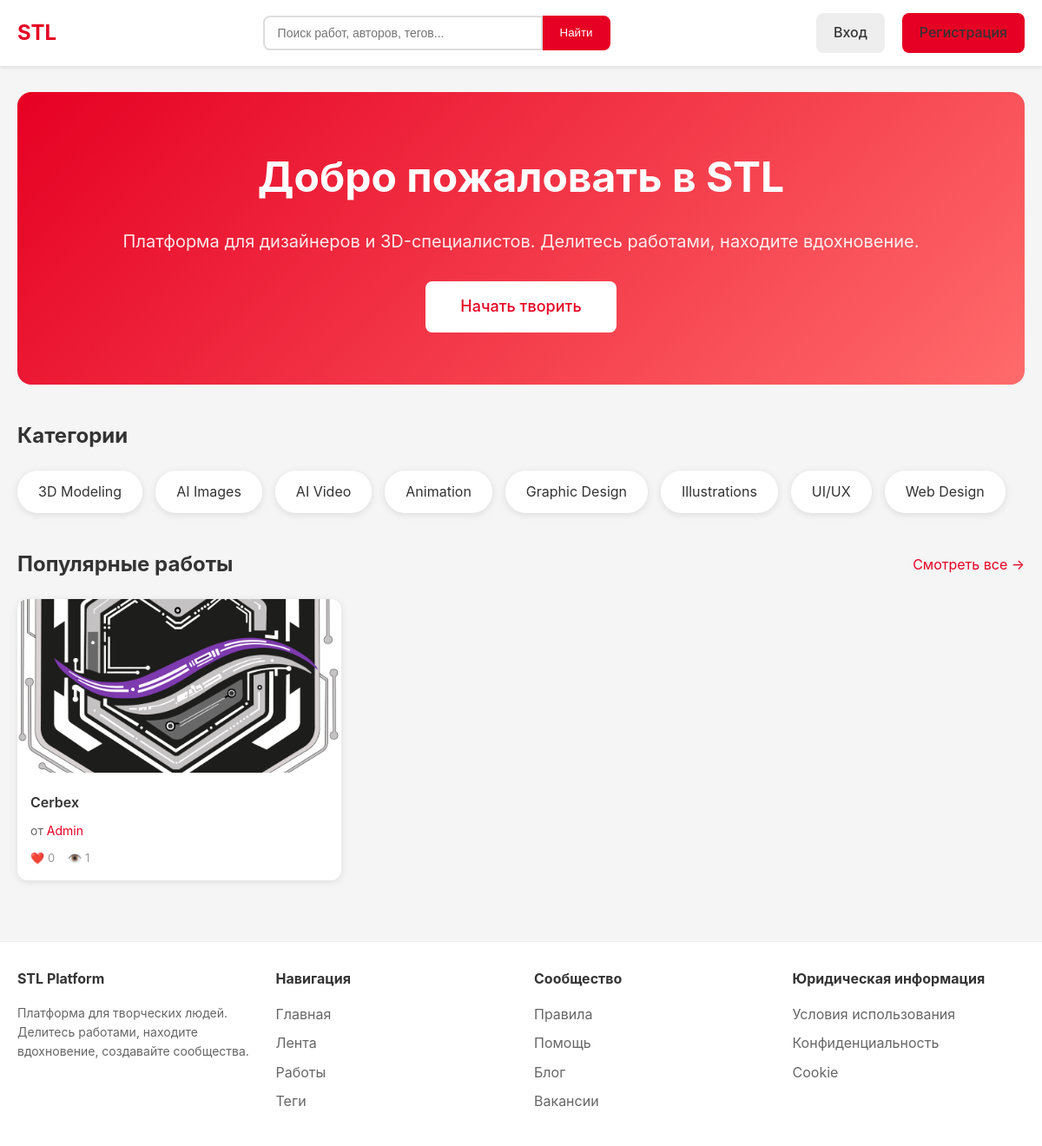
The page / on the database its author committed.
### core/models.py (models this page shows, shortened)
class Category(models.Model):
    name = models.CharField('Название', max_length=100)
    slug = models.SlugField(unique=True)
    description = models.TextField(blank=True)
    icon = models.CharField('Иконка (класс)', max_length=50, blank=True)
    parent = models.ForeignKey('self', null=True, blank=True, on_delete=models.SET_NULL, related_name='children')
    class Meta:
        verbose_name = 'Категория'
        verbose_name_plural = 'Категории'
        ordering = ['name']

class Work(models.Model):
    STATUS_CHOICES = [
        ('draft', 'Черновик'),
        ('published', 'Опубликовано'),
        ('moderation', 'На модерации'),
        ('rejected', 'Отклонено'),
    ]
    author = models.ForeignKey(User, on_delete=models.CASCADE, related_name='works')
    title = models.CharField('Название', max_length=200)
    slug = models.SlugField(blank=True)
    description = models.TextField('Описание', blank=True)
    cover = models.ImageField('Обложка', upload_to='works/covers/', null=True, blank=True)
    category = models.ForeignKey(Category, null=True, blank=True, on_delete=models.SET_NULL, related_name='works')
    tags = TaggableManager()
    status = models.CharField('Статус', max_length=20, choices=STATUS_CHOICES, default='moderation')
    views_count = models.PositiveIntegerField(default=0)
    likes_count = models.PositiveIntegerField(default=0)
    comments_count = models.PositiveIntegerField(default=0)
    reposts_count = models.PositiveIntegerField(default=0)
    saves_count = models.PositiveIntegerField(default=0)
    moderated_by = models.ForeignKey(User, null=True, blank=True, on_delete=models.SET_NULL, related_name='moderated_works')
    moderated_at = models.DateTimeField(null=True, blank=True)
    moderation_comment = models.TextField(blank=True)
    created_at = models.DateTimeField(auto_now_add=True)
    updated_at = models.DateTimeField(auto_now=True)
    published_at = models.DateTimeField(null=True, blank=True)
    class Meta:
        verbose_name = 'Работа'
        verbose_name_plural = 'Работы'
        ordering = ['-created_at']
        indexes = [
            models.Index(fields=['-created_at']),
            models.Index(fields=['status', '-created_at']),
            models.Index(fields=['-likes_count']),
            models.Index(fields=['-views_count']),
        ]

### accounts/models.py (models this page shows, shortened)
class User(AbstractUser):
    email = models.EmailField(unique=True)
    avatar = models.ImageField(upload_to='avatars/', null=True, blank=True)
    bio = models.TextField('О себе', blank=True)
    website = models.URLField(blank=True)
    location = models.CharField('Город', max_length=100, blank=True)
    created_at = models.DateTimeField(auto_now_add=True)
    class Meta:
        verbose_name = 'Пользователь'
        verbose_name_plural = 'Пользователи'

### core/views.py (the view)
# urls.py: path('', views.home_view, name='home'),
def home_view(request):
    works = Work.objects.filter(status='published').select_related('author', 'category')[:12]
    categories = Category.objects.all()
    return render(request, 'core/home.html', {'works': works, 'categories': categories})

### templates/core/home.html (shortened to what this page needs)
{% extends 'base.html' %}
{% block content %}
<div style="text-align: center; padding: 60px 20px; background: linear-gradient(135deg, #e60023 0%, #ff6b6b 100%); border-radius: 16px; margin-bottom: 40px; color: white;">
    <h1 style="font-size: 48px; margin-bottom: 20px;">Добро пожаловать в STL</h1>
    <p style="font-size: 20px; margin-bottom: 30px; opacity: 0.9;">
        Платформа для дизайнеров и 3D-специалистов. Делитесь работами, находите вдохновение.
    </p>
    {% if not user.is_authenticated %}
        <a href="{% url 'accounts:register' %}" class="btn" style="background: white; color: #e60023; font-size: 18px; padding: 15px 40px;">
            Начать творить
        </a>
    {% else %}
        <a href="{% url 'core:work_create' %}" class="btn" style="background: white; color: #e60023; font-size: 18px; padding: 15px 40px;">
            Опубликовать работу
        </a>
    {% endif %}
</div>
<div style="margin-bottom: 40px;">
    <h2 style="font-size: 24px; margin-bottom: 20px;">Категории</h2>
    <div style="display: flex; gap: 15px; flex-wrap: wrap;">
        {% for category in categories %}
            <a href="{% url 'core:work_list' %}?category={{ category.slug }}"
                style="padding: 12px 24px; background: white; border-radius: 24px; text-decoration: none; color: #333; box-shadow: 0 2px 8px rgba(0,0,0,0.1);">
                {{ category.name }}
            </a>
        {% endfor %}
    </div>
</div>
<div>
    <div style="display: flex; justify-content: space-between; align-items: center; margin-bottom: 20px;">
        <h2 style="font-size: 24px;">Популярные работы</h2>
        <a href="{% url 'core:work_list' %}" style="color: #e60023; text-decoration: none;">Смотреть все →</a>
    </div>
    <div class="works-grid">
        {% for work in works %}
            <div class="work-card">
                {% if work.cover %}
                    <a href="{% url 'core:work_detail' work.author.username work.slug %}">
                        <img src="{{ work.cover.url }}" alt="{{ work.title }}">
                    </a>
                {% endif %}
                <div class="work-card-body">
                    <h3 class="work-card-title">
                        <a href="{% url 'core:work_detail' work.author.username work.slug %}" style="color: inherit; text-decoration: none;">
                            {{ work.title }}
                        </a>
                    </h3>
                    <p class="work-card-author">
                        от <a href="{% url 'accounts:profile' work.author.username %}">{{ work.author.username }}</a>
                    </p>
                    <div class="work-stats">
                        <span>❤️ {{ work.likes_count }}</span>
                        <span>👁️ {{ work.views_count }}</span>
                    </div>
                </div>
            </div>
        {% endfor %}
    </div>
</div>
{% endblock %}

### templates/base.html (style rules this page uses)
* { margin: 0; padding: 0; box-sizing: border-box; }
body { font-family: -apple-system, BlinkMacSystemFont, 'Segoe UI', Roboto, Oxygen, Ubuntu, sans-serif; background: #f5f5f5; color: #333; line-height: 1.6; }
.btn { padding: 10px 20px; border-radius: 8px; text-decoration: none; font-weight: 500; cursor: pointer; border: none; display: inline-block; }
.works-grid { display: grid; grid-template-columns: repeat(auto-fill, minmax(280px, 1fr)); gap: 20px; margin-top: 20px; }
.work-card { background: #fff; border-radius: 12px; overflow: hidden; box-shadow: 0 2px 8px rgba(0,0,0,0.1); transition: transform 0.2s, box-shadow 0.2s; }
.work-card img { width: 100%; height: 200px; object-fit: cover; }
.work-card-body { padding: 15px; }
.work-card-title { font-size: 16px; font-weight: 600; margin-bottom: 8px; color: #333; }
.work-card-author { font-size: 14px; color: #666; margin-bottom: 10px; }
.work-card-author a { color: #e60023; text-decoration: none; }
.work-stats { display: flex; gap: 15px; font-size: 13px; color: #999; }
.work-stats span { display: flex; align-items: center; gap: 4px; }

### rows shown on the page
Category: name "3D Modeling"
Category: name "AI Images"
Category: name "AI Video"
Category: name "Animation"
Category: name "Graphic Design"
Category: name "Illustrations"
Category: name "UI/UX"
Category: name "Web Design"
Work: cover (picture), title "Cerbex", author.username "Admin", likes_count "0", views_count "1"
